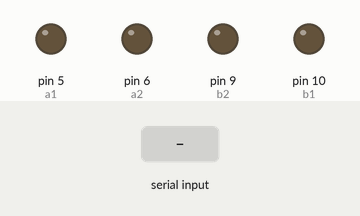
The sketch below on a simulated Arduino Uno, built with avr-gcc and run on an emulated ATmega328P. Shown: output pins drawn as LEDs (lit = HIGH). The inputs (shaded band) are chosen by the test bench.

Above: at 1.2 s.
1.3 s: "f" received over Serial
At 1.7 s:
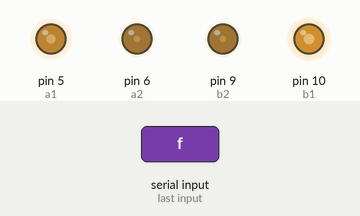
2.8 s: "b" received over Serial
At 3.6 s:
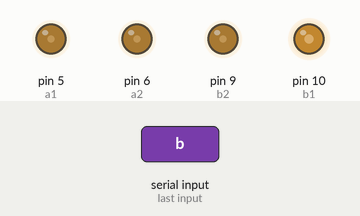
4.3 s: "r" received over Serial
At 5.2 s:
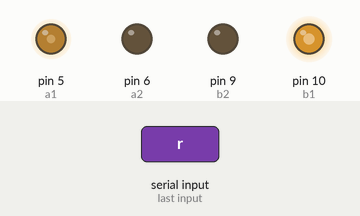
5.8 s: "l" received over Serial
At 7.1 s:
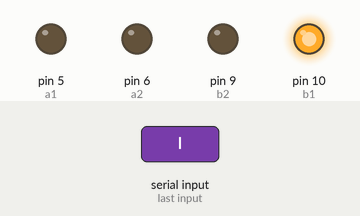
Timing chart, 0 to 8.3 s (numbered marks = the images above; inputs shaded):
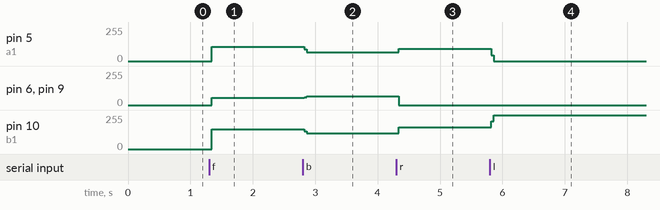

The sketch:

RC_CAR.ino
```cpp
 char rx,returnedInput;
 const int a1  = 5;
 const int a2  = 6;
 const  int b1  = 10;
 const int b2  = 9;


void PinInit()
{
  pinMode(a1, OUTPUT); //A1=motor Left Forward
  pinMode(a2, OUTPUT);//A2=motor Left Bakward
  pinMode(b1, OUTPUT);//B1=motor righttForward
  pinMode(b2, OUTPUT);//B2=motor right backward

}


void setup()
{
    Serial.begin(9600);
    PinInit();
    while (!Serial) {
    ; // wait for serial port to connect
    }

}


char ReceiveBluetooth()
{
  if (Serial.available()>0)
      rx=Serial.read();
  return rx;
}


void move_forward(){
digitalWrite(a1,HIGH);
digitalWrite(a2,LOW);
digitalWrite(b1,HIGH);
digitalWrite(b2,LOW);
}


void move_backward(){
digitalWrite(a1,LOW);
digitalWrite(a2,HIGH);
digitalWrite(b1,LOW);
digitalWrite(b2,HIGH);


}

void move_right(){
digitalWrite(a1,HIGH);
digitalWrite(a2,LOW);
digitalWrite(b1,LOW);
digitalWrite(b2,LOW);

}

void move_left(){
digitalWrite(a1,LOW);
digitalWrite(a2,LOW);
digitalWrite(b1,HIGH);
digitalWrite(b2,LOW);
}


void CarControls(char inp)
{
  switch(inp)
  {
    case 'f':
    move_forward();
    case 'b':
    move_backward();
    case 'r':
    move_right();
    case 'l':
    move_left();
  }

}


void loop() {
  returnedInput=ReceiveBluetooth();
  CarControls(returnedInput);
}
```

Measured:
- after the input at 1.3 s, pin 5 (a1): 0/255 → 107/255 at once; pin 6 (a2), pin 9 (b2): 0/255 → 53/255 at once; pin 10 (b1): 0/255 → 148/255 at once
- after the input at 2.8 s, pin 5 (a1): 107/255 → 67/255 at once; pin 6 (a2), pin 9 (b2): 53/255 → 67/255 at once; pin 10 (b1): 148/255 → 120/255 at once
- after the input at 4.3 s, pin 5 (a1): 67/255 → 91/255 at once; pin 6 (a2), pin 9 (b2): 67/255 → 0/255 at once; pin 10 (b1): 120/255 → 164/255 at once
- after the input at 5.8 s, pin 5 (a1): 91/255 → 0/255 at once; pin 10 (b1): 164/255 → 255/255 at once
